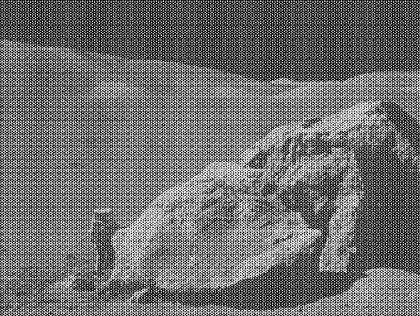
%> input picture MoonLanding.bmp, 420 x 316 px, shrunk from 630 x 474 before the run
$ octave part2_MoonLanding_butter.m   (GNU Octave 9; MATLAB toolbox functions it lacks are replaced by stand-ins)
%> lines starting %> are read from the running program, lines starting %| are printed output that depends on the picture
clc; clear; close all;
fnts=20;n=2;I=imread('MoonLanding.bmp');[X, Y]=size(I);
%> further down, I is the input picture: size 316x420 uint8; min 0, max 255, mean 109.2
%> after `[X, Y]=size(I)`: X = 316; Y = 420
JF=fft2(I); JFS=fftshift(JF); FS=JFS;JFO = JFS;
JFT=log(abs(FS)+1);
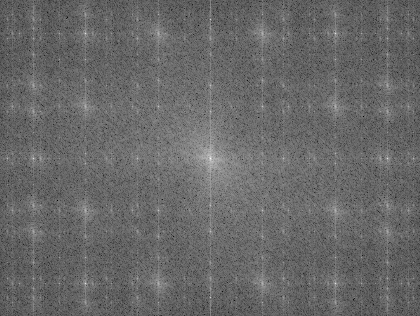
%> JFT: size 316x420 double; min 2.64, max 16.49, mean 8.32; drawn with min black and max white
Jmin=min(min(JFT)); Jmax=max(max(JFT)); JFT=(JFT-Jmin)/Jmax;
%> after `Jmin=min(min(JFT))`: Jmin = 2.64
%> after `Jmax=max(max(JFT))`: Jmax = 16.49
%> after `JFT=(JFT-Jmin)/Jmax`:
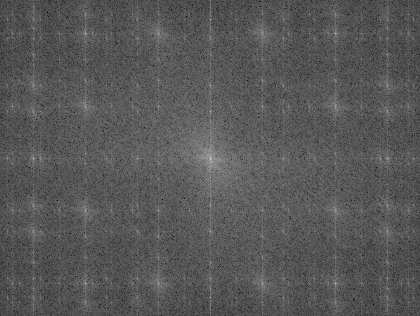
%> JFT: size 316x420 double; min 0, max 0.84, mean 0.345
th=mean(mean(JFT));
%> th = 0.345
[un, vn] = find(JFT>th*1.5);
%> un = 465 values from 15 to 303; vn = 465 values from 8 to 414
D0 = 8; H = ones(size(I));
%> (the run ends here)
